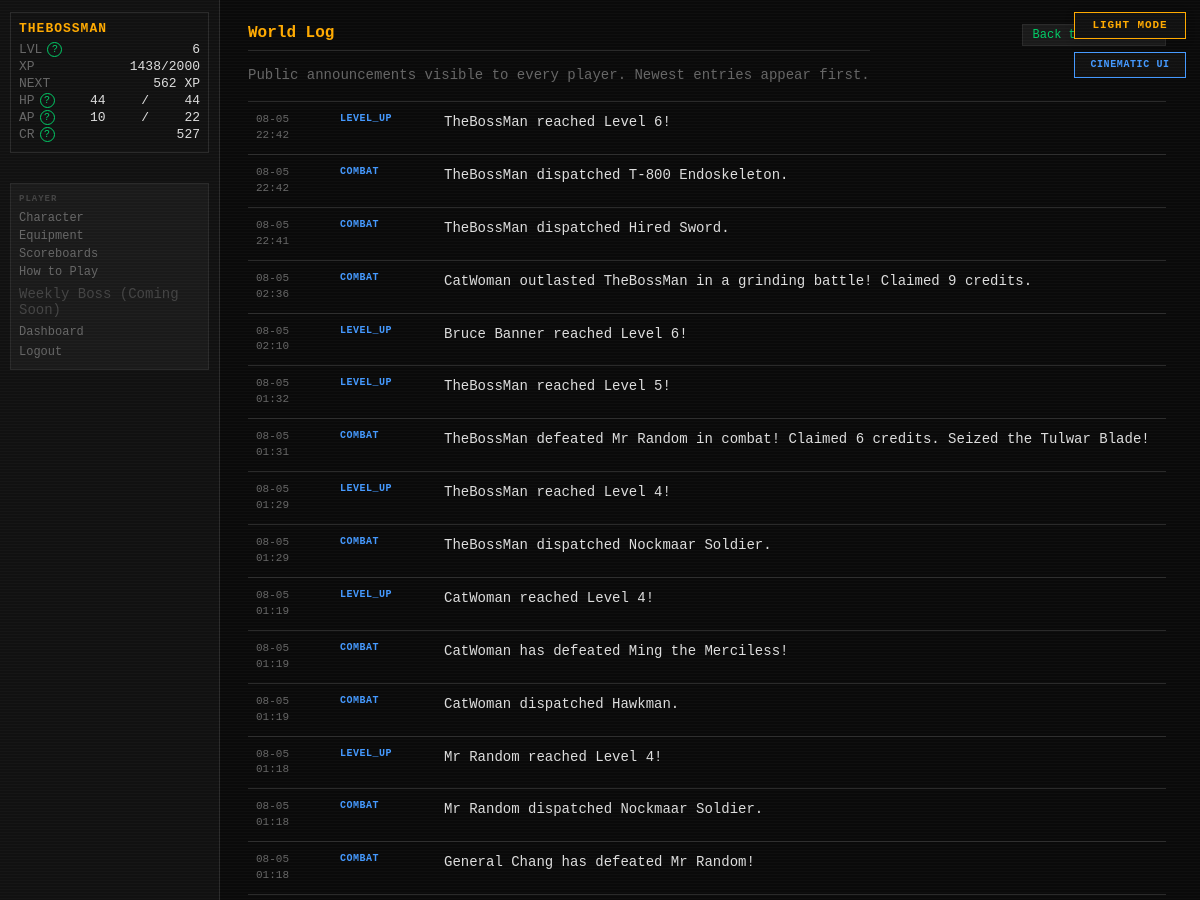
Before: /feed/global (signed in, upper part) with the older database file.
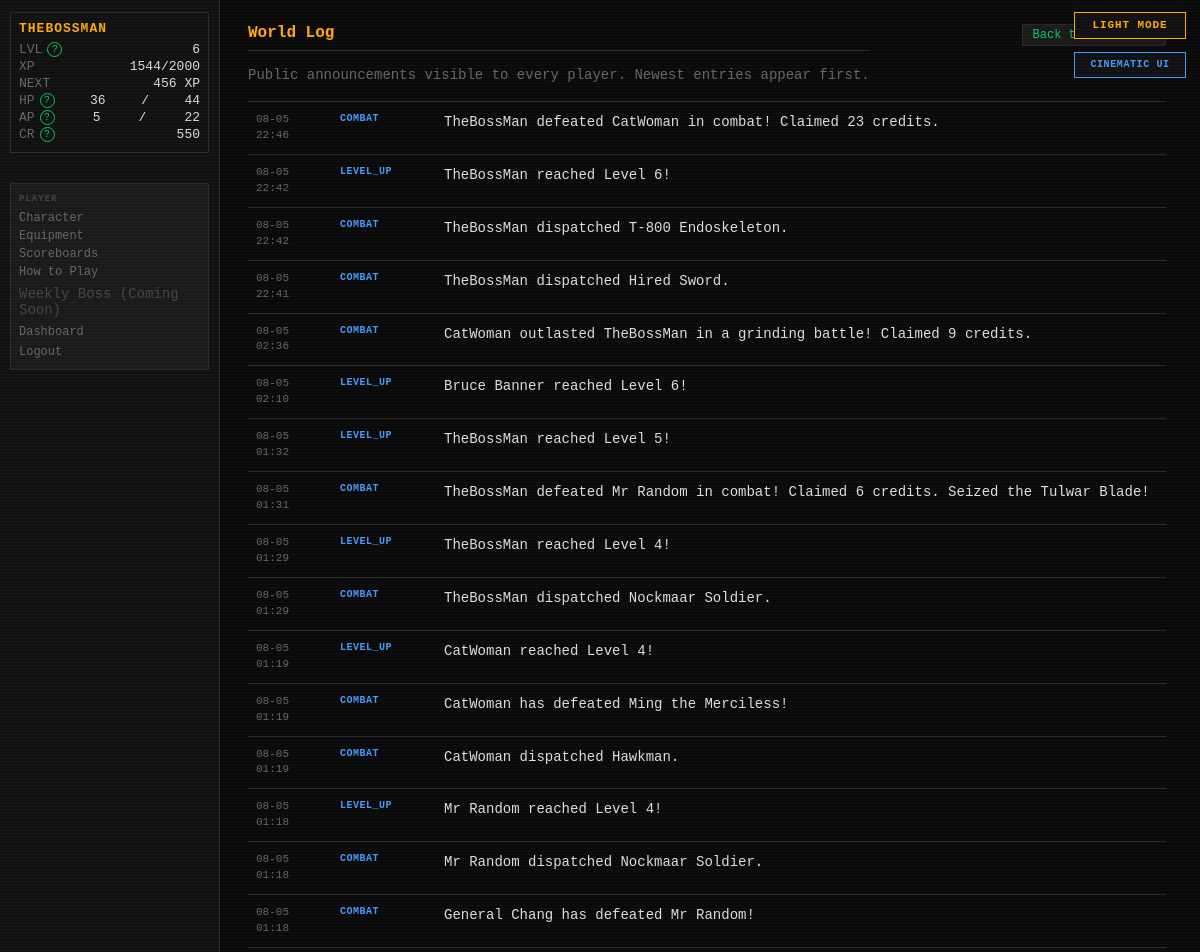
After: the same page with the newer database file.
### tables this page shows
CREATE TABLE players (
    id                  INTEGER PRIMARY KEY AUTOINCREMENT,
    username            TEXT    UNIQUE NOT NULL,
    password_hash       TEXT    NOT NULL,
    email               TEXT    UNIQUE NOT NULL,
    character_name      TEXT    NOT NULL,
    sex                 TEXT    NOT NULL,
    class_id            INTEGER REFERENCES classes(id),
    str_stat            INTEGER NOT NULL DEFAULT 1,
    end_stat            INTEGER NOT NULL DEFAULT 1,
    agi_stat            INTEGER NOT NULL DEFAULT 1,
    lck_stat            INTEGER NOT NULL DEFAULT 1,
    per_stat            INTEGER NOT NULL DEFAULT 1,
    level               INTEGER NOT NULL DEFAULT 1,
    xp                  INTEGER NOT NULL DEFAULT 0,
    current_hp          INTEGER NOT NULL,
    current_ap          INTEGER NOT NULL,
    credits             INTEGER NOT NULL DEFAULT 25,
    equipped_weapon_id  INTEGER REFERENCES inventory_items(id),
    equipped_armor_id   INTEGER REFERENCES inventory_items(id),
    equipped_special_id INTEGER REFERENCES inventory_items(id),
    in_combat           INTEGER NOT NULL DEFAULT 0,
    pending_levelup     INTEGER NOT NULL DEFAULT 0,
    combat_preference   TEXT    NOT NULL DEFAULT "Balanced",
    is_banned           INTEGER NOT NULL DEFAULT 0,
    retired_at          TEXT,
    last_login_at       TEXT,
    created_at          TEXT    NOT NULL DEFAULT (datetime('now'))
);

CREATE TABLE daily_feed (
    id                INTEGER PRIMARY KEY AUTOINCREMENT,
    feed_scope        TEXT    NOT NULL,
    player_id         INTEGER REFERENCES players(id),
    flavor_text       TEXT    NOT NULL,
    event_category    TEXT    NOT NULL,
    combat_session_id INTEGER REFERENCES combat_sessions(id),
    occurred_at       TEXT    NOT NULL DEFAULT (datetime('now'))
);

### routes/feeds.py (the view)
@bp.route("/feed/global")
def global_log():
    rows = execute(
        """SELECT id,flavor_text,event_category,occurred_at,combat_session_id
           FROM daily_feed WHERE feed_scope='GLOBAL'
           ORDER BY datetime(occurred_at) DESC,id DESC LIMIT 500"""
    )
    return render_template("feeds/global_log.html", entries=rows)

### app.py (called while the page is built)
def _context_processor() -> dict:
    settings = get_all_settings()
    player = g.get("player")
    if not player:
        return {"settings": settings}
    return {"player": player, "settings": settings}

def _check_auth():
    if request.endpoint in _AUTH_EXEMPT:
        return None
    if not session.get("player_id"):
        return redirect(url_for("auth.login"))
    return None

def _load_player():
    player_id = session.get("player_id")
    if not player_id:
        return None
    player = get_player(player_id)
    if player is None:
        session.clear()
        return redirect(url_for("auth.login"))
    g.player = player
    return None

def _set_blackout_flag():
    settings = get_all_settings()
    blackout_mins = settings.get("MIDNIGHT_BLACKOUT_MINUTES", cfg.MIDNIGHT_BLACKOUT_MINUTES)
    now = datetime.now(timezone.utc)
    minutes_to_midnight = (24 * 60) - (now.hour * 60 + now.minute)
    g.blackout = (minutes_to_midnight <= blackout_mins)

### database.py (called while the page is built)
def dict_factory(cursor: sqlite3.Cursor, row: tuple) -> dict:
    return {col[0]: val for col, val in zip(cursor.description, row)}

### templates/feeds/global_log.html (shortened to what this page needs)
{% extends "base.html" %}
{% block content %}
<main class="world-log-page">
    <header class="world-log-header">
        <div>
            <h1 class="page-title">World Log</h1>
            <p class="sheet-subtitle">Public announcements visible to every player. Newest entries appear first.</p>
        </div>
        <a class="btn-small" href="{{ url_for('dashboard.index') }}">Back to Dashboard</a>
    </header>
    <section class="world-log-list" aria-label="Global announcement history">
        {% for entry in entries %}
        <article class="world-log-entry">
            <time class="world-log-time" datetime="{{ entry.occurred_at }}">{{ entry.occurred_at[5:10] }}<br>{{ entry.occurred_at[11:16] }}</time>
            <span class="world-log-category">{{ entry.event_category or 'WORLD' }}</span>
            <span class="world-log-text">{{ entry.flavor_text }}</span>
        </article>
        {% else %}
        <p class="active-effects-empty">No world announcements have been recorded yet.</p>
        {% endfor %}
    </section>
</main>
{% endblock %}

### templates/base.html (shortened to what this page needs)
<!DOCTYPE html>
<html lang="en">
<head>
<link rel="stylesheet" href="{{ url_for('static', filename='style.css') }}">
</head>
<body class="{{ 'authenticated' if player else 'auth-page' }} {% block body_class %}{% endblock %}">
{% if settings.get('ALLOW_PLAYER_COLOR_OVERRIDE', true) %}<button id="theme-toggle" type="button" aria-label="Switch color theme" aria-pressed="false">
</button>{% endif %}
{% if settings.get('ALLOW_PLAYER_INTERFACE_OVERRIDE', true) %}
<button id="interface-toggle" type="button" aria-label="Switch interface style" aria-pressed="false">
</button>
{% endif %}
{% if player %}
<div id="left-col">
    <div id="status-block">
        <div class="status-name">{{ player.character_name }}</div>
        <div class="status-line">
            <span class="label">LVL</span>
            <span id="status-level">{{ player.level }}</span>
        </div>
        <div class="status-line">
            <span class="label">XP</span>
            <span><span id="status-xp">{{ player.xp }}</span><span id="status-xp-threshold">{% if player.get('next_level_xp') is not none %}/{{ player.get('next_level_xp') }}{% endif %}</span></span>
        </div>
        <div class="status-line" title="Experience still needed to reach level {{ player.level + 1 }}">
            <span class="label">NEXT</span>
            <span id="status-xp-next">{% if player.get('xp_to_next_level') is none %}MAX{% elif player.get('xp_to_next_level') <= 0 %}LEVEL UP{% else %}{{ player.get('xp_to_next_level') }} XP{% endif %}</span>
        </div>
        <div class="status-line">
            <span class="label">HP</span>
            <span id="status-hp">{{ player.current_hp }}</span>/<span id="status-maxhp">{{ player.max_hp }}</span>
        </div>
        <div class="status-line">
            <span class="label">AP</span>
            <span id="status-ap">{{ player.current_ap }}</span>/<span id="status-maxap">{{ player.max_ap }}</span>
        </div>
        <div class="status-line">
            <span class="label">CR</span>
            <span id="status-credits">{{ player.credits }}</span>
        </div>
    </div>
    <nav id="left-nav">
        <span class="nav-heading">PLAYER</span>
        <a href="{{ url_for('character.index') }}">Character</a>
        <a href="{{ url_for('character.equipment') }}">Equipment</a>
        <a href="{{ url_for('scoreboards.index') }}">Scoreboards</a>
        <a href="{{ url_for('feeds.game_help') }}">How to Play</a>
        <span class="nav-link-disabled" title="A shared weekly encounter is being designed.">Weekly Boss (Coming Soon)</span>
        <a href="{{ url_for('dashboard.index') }}">Dashboard</a>
        <form action="{{ url_for('auth.logout') }}" method="POST" style="margin:0">
            <button type="submit" class="nav-link-btn">Logout</button>
        </form>
    </nav>
</div>
{% endif %}
<div id="main">
    {% block content %}{% endblock %}
</div>
</body>
</html>

Changed rows visible on the page:
changed players "THEBOSSMAN": xp "1438" → "1544"; current_hp "44" → "36"; current_ap "10" → "5"; credits "527" → "550"
added daily_feed: occurred_at "08-05", occurred_at "22:46", event_category "COMBAT", flavor_text "TheBossMan defeated CatWoman in combat! Claimed 23 credits."
Other visible differences:
{{ player.get('xp_to_next_level') }}: "562" → "456"
